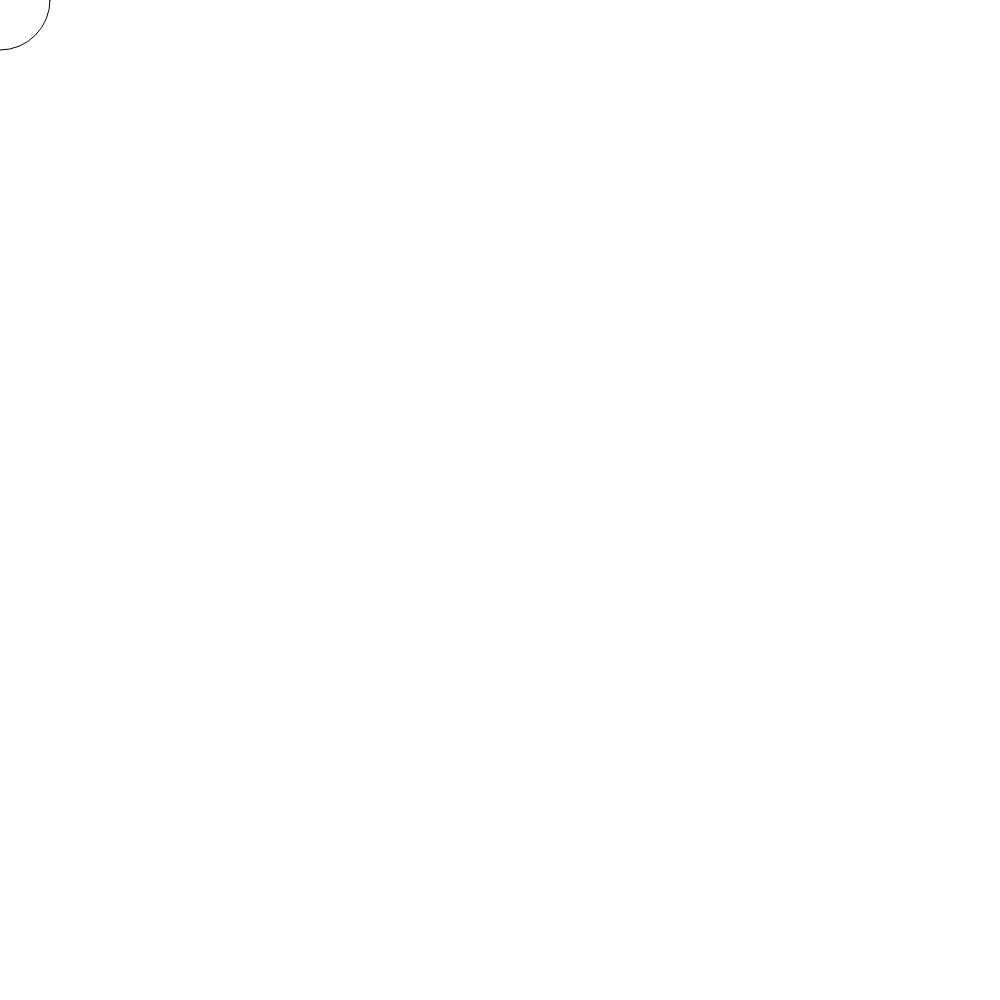
Frame 1 (no input)
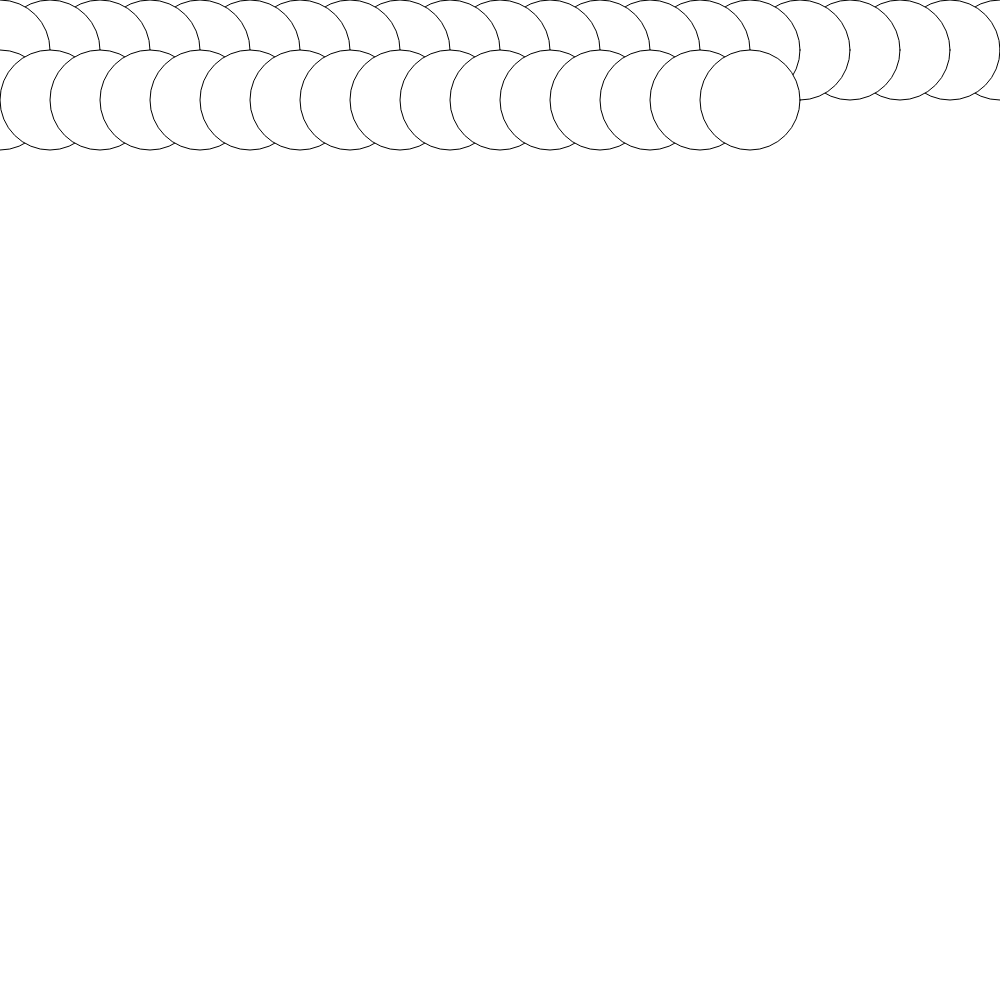
Frame 60 (no input)
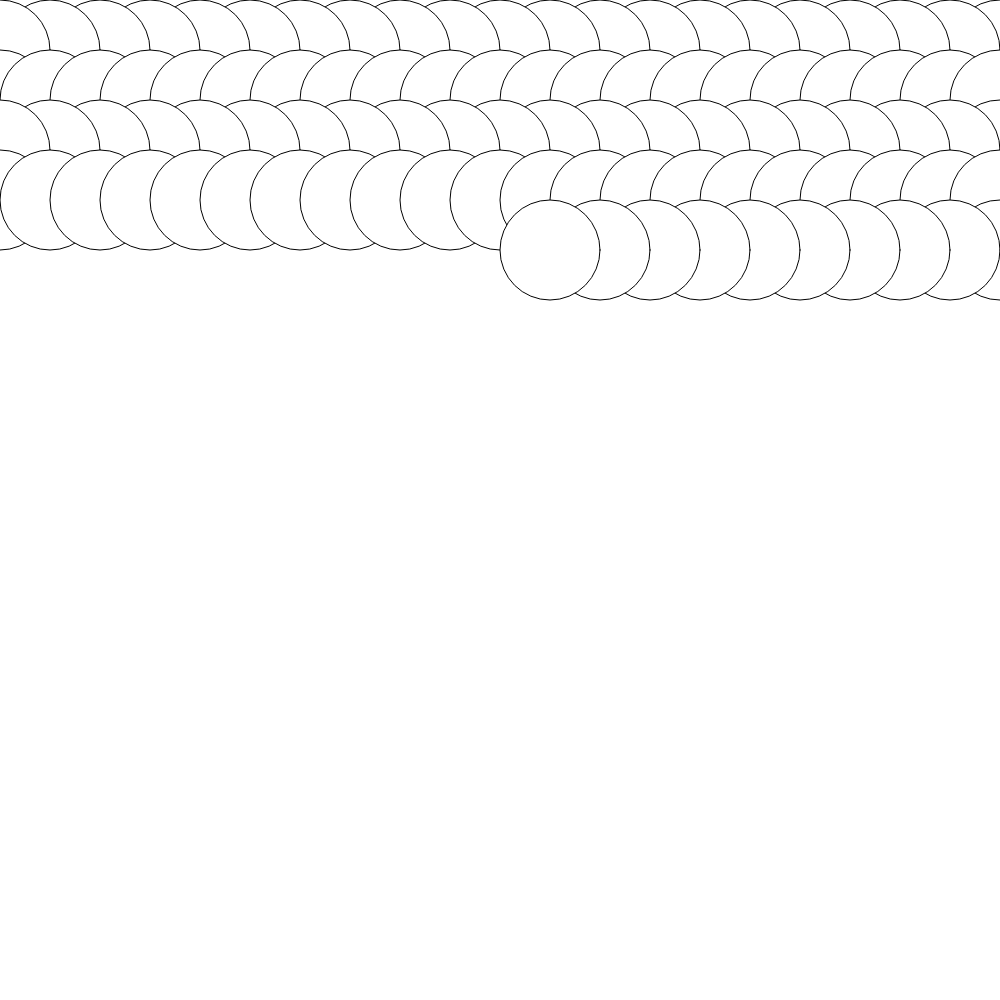
Frame 120 (the mouse pressed at the canvas centre since frame 60)

The p5.js sketch that drew these frames (run headless with seeded random() and noise() and a simulated clock; from frame 60 on, the mouse is pressed at the canvas centre):

// p5.js sketch
// ── sketch.js

var x= 0;
var y = 0;
var on = true;
function setup()
{
createCanvas(1000, 1000);
frameRate(200);
}
function draw(){

	if(on){
	fill(255);
	ellipse(x, y, 100, 100);
	x += 50;
	}
	else if(!on){
	fill(255);
	ellipse(x, y, 100, 100);
	x -= 50;
	}
	if(x > 1000){
	y += 50
	on = false;
	}
	else if (x < 0){
	y += 50;
	on = true;}
}
